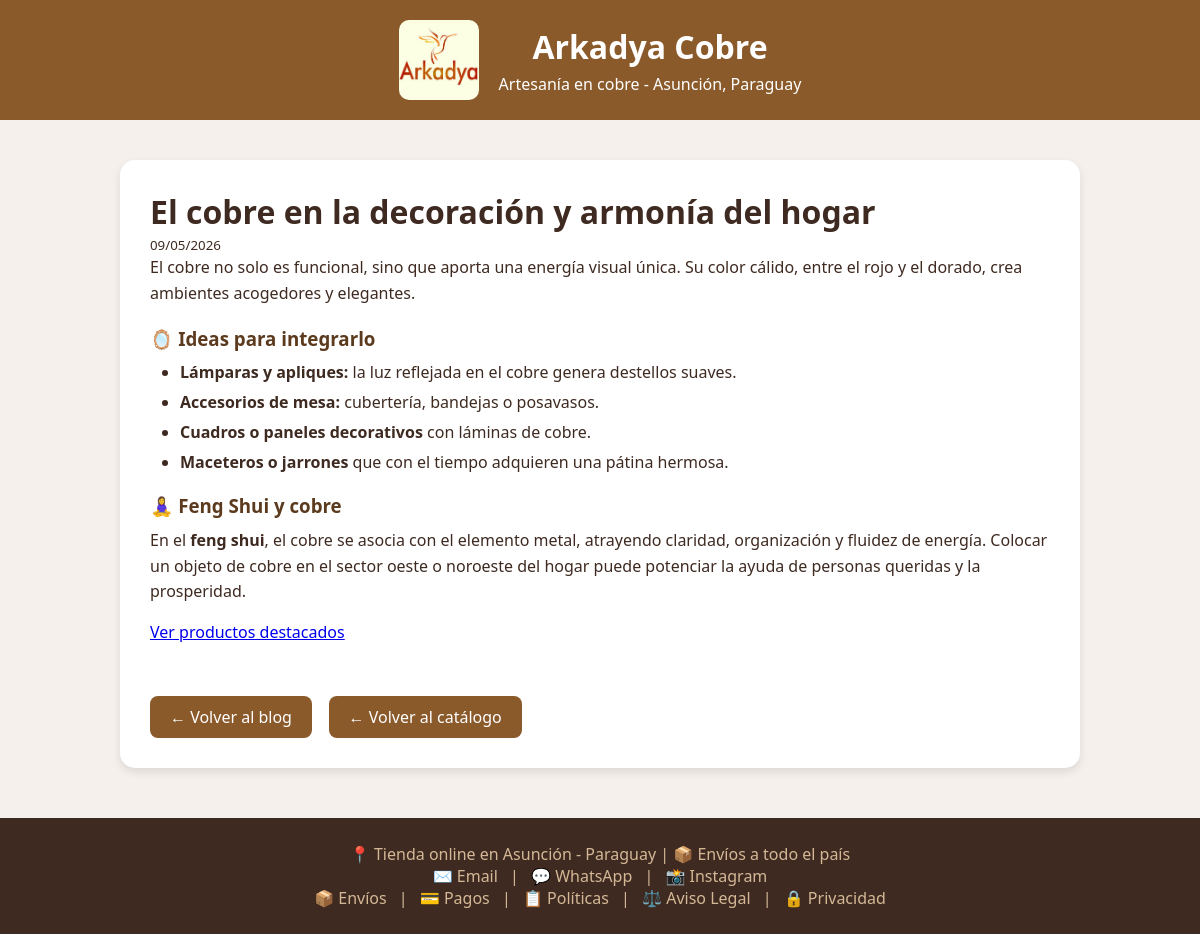
The page /blog/decoracion-y-armonia-del-hogar/ on the database its author committed.
### tienda/models.py (models this page shows, shortened)
class Articulo(models.Model):
    titulo = models.CharField(max_length=200)
    slug = models.SlugField(unique=True, blank=True)
    contenido = models.TextField()
    fecha_publicacion = models.DateTimeField(auto_now_add=True)
    imagen = models.ImageField(upload_to='blog/', blank=True, null=True, verbose_name="Imagen destacada")
    imagenes_extra = models.TextField(default='[]', blank=True, help_text='Lista de rutas en formato JSON (ej: ["/media/blog/img1.jpg", "/media/blog/img2.jpg"])')
    publicado = models.BooleanField(default=True, help_text="Mostrar en el blog")
    orden = models.IntegerField(default=0, help_text="Número para ordenar (menor primero)")

### tienda/views.py (the view)
# urls.py: path('blog/<slug:slug>/', detalle_articulo, name='detalle_articulo'),
def detalle_articulo(request, slug):
    articulo = get_object_or_404(Articulo, slug=slug, publicado=True)
    return render(request, 'detalle_articulo.html', {'articulo': articulo})

### tienda/templates/detalle_articulo.html (shortened to what this page needs)
{% extends "blog_base.html" %}
{% block content %}
<div class="container">
    <div class="card">
        <h1>{{ articulo.titulo }}</h1>
        <small>{{ articulo.fecha_publicacion|date:"d/m/Y" }}</small>
        <div class="contenido">{{ articulo.contenido|safe }}</div>
        <div style="margin-top: 30px;">
            <a href="/blog/" class="btn-volver">← Volver al blog</a>
            <a href="/" class="btn-volver">← Volver al catálogo</a>
        </div>
    </div>
</div>
{% endblock %}

### tienda/templates/blog_base.html (style rules this page uses)
* { margin: 0; padding: 0; box-sizing: border-box; }
body { font-family: 'Segoe UI', Arial, sans-serif; background: #f5f0eb; color: #3e2a21; }
.container { max-width: 900px; margin: 40px auto; padding: 0 20px; }
.card { background: white; border-radius: 15px; padding: 30px; margin-bottom: 30px; box-shadow: 0 4px 8px rgba(0,0,0,0.1); }
.card h3 { color: #5c3a1e; margin: 20px 0 10px; }
.card p { line-height: 1.6; margin-bottom: 15px; }
.card ul { margin-left: 30px; margin-bottom: 15px; }
.card li { margin-bottom: 8px; }
.btn-volver { display: inline-block; background: #8b5a2b; color: white; padding: 10px 20px; border-radius: 8px; text-decoration: none; margin-top: 20px; }
.container { max-width: 1000px; margin: 40px auto; padding: 0 20px; }

### rows shown on the page
Articulo: titulo "El cobre en la decoración y armonía del hogar", fecha_publicacion "09/05/2026", contenido "El cobre no solo es funcional, sino que aporta una energía visual única. Su color cálido, entre el rojo y el dorado, crea ambientes acogedores y elegantes. 🪞 Ideas para integrarlo Lámparas y apliques: la luz reflejada en el cobre genera destellos suaves. Accesorios de mesa: cubertería, bandejas o posavasos. Cuadros o paneles decorativos con láminas de cobre. Maceteros o jarrones que con el tiempo adquieren una pátina hermosa. 🧘‍♀️ Feng Shui y cobre En el feng shui , el cobre se asocia con el elemento metal, atrayendo claridad, organización y fluidez de energía. Colocar un objeto de cobre en el sector oeste o noroeste del hogar puede potenciar la ayuda de personas queridas y la prosperidad.…"
